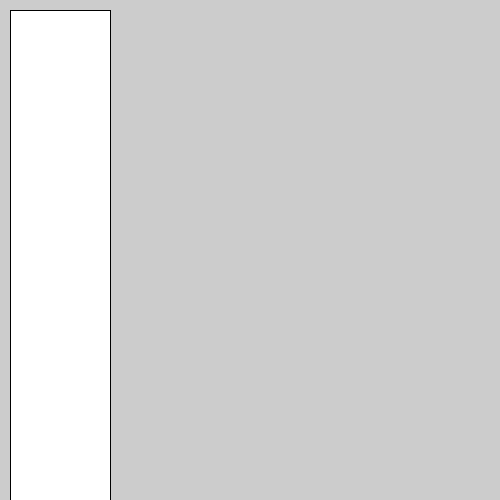
Frame 1 (no input)
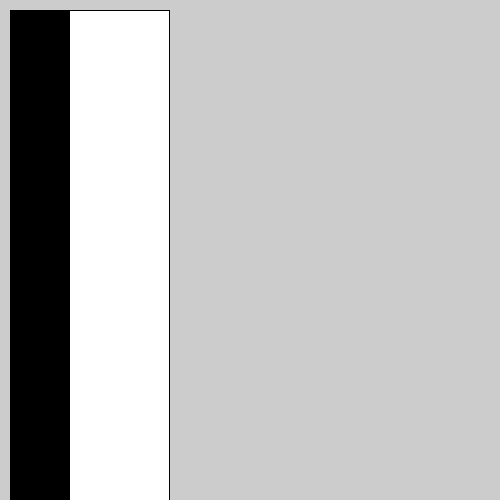
Frame 60 (the mouse pressed at the canvas centre just before this capture)
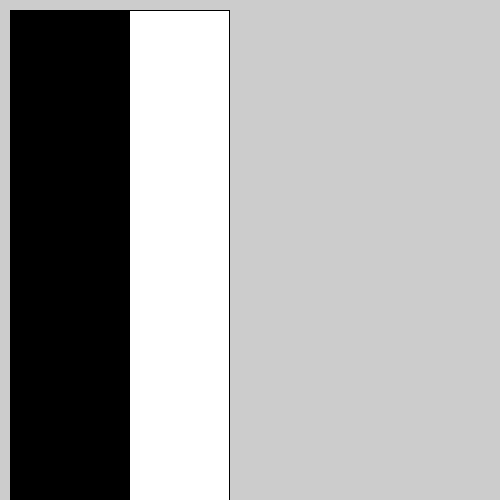
Frame 120 (the mouse held since frame 60 and released just before this capture)

The Processing sketch that drew these frames (run headless with seeded random() and noise(); from frame 60 on, the mouse is pressed at the canvas centre):

// Processing sketch: sketch_160808a
// ── sketch_160808a.pde

int xpos = 10;

void setup() 
{size(500,500);

}
void draw(){
rect(xpos,10,100,1000); 
xpos = xpos + 1;



}
